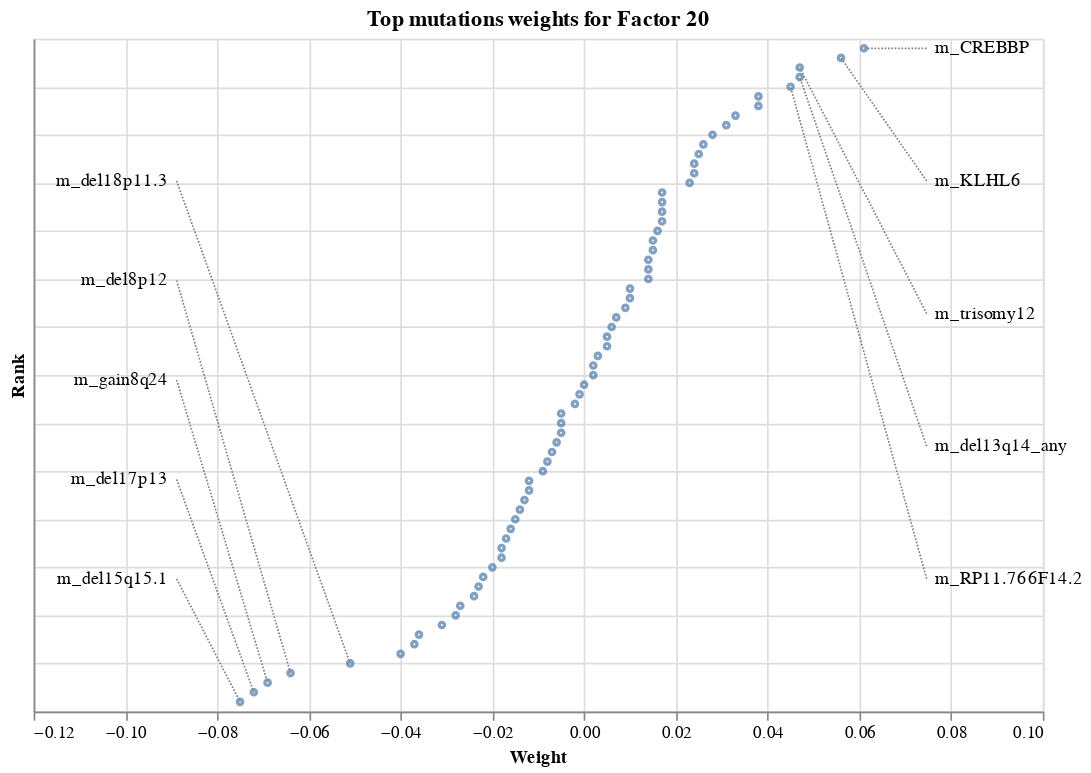

Notebook code cell kept with this figure:
### Code cell
plot_weights(model, "mutations", factor=5)

### Figure 1 — Vega specification as saved in the notebook (floating-point values rounded to 4 significant figures)
{"$schema": "https://vega.github.io/schema/vega/v5.json", "data": [{"name": "source_0", "values": [{"rank": 69, "weight": 0.061}, {"rank": 68, "weight": 0.056}, {"rank": 67, "weight": 0.047}, {"rank": 66, "weight": 0.047}, {"rank": 65, "weight": 0.045}, {"rank": 64, "weight": 0.038}, {"rank": 63, "weight": 0.038}, {"rank": 62, "weight": 0.033}, {"rank": 61, "weight": 0.031}, {"rank": 60, "weight": 0.028}, {"rank": 59, "weight": 0.026}, {"rank": 58, "weight": 0.025}, {"rank": 57, "weight": 0.024}, {"rank": 56, "weight": 0.024}, {"rank": 55, "weight": 0.023}, {"rank": 54, "weight": 0.017}, {"rank": 53, "weight": 0.017}, {"rank": 52, "weight": 0.017}, {"rank": 51, "weight": 0.017}, {"rank": 50, "weight": 0.016}, {"rank": 49, "weight": 0.015}, {"rank": 48, "weight": 0.015}, {"rank": 47, "weight": 0.014}, {"rank": 46, "weight": 0.014}, {"rank": 45, "weight": 0.014}, {"rank": 44, "weight": 0.01}, {"rank": 43, "weight": 0.01}, {"rank": 42, "weight": 0.009}, {"rank": 41, "weight": 0.007}, {"rank": 40, "weight": 0.006}, {"rank": 39, "weight": 0.005}, {"rank": 38, "weight": 0.005}, {"rank": 37, "weight": 0.003}, {"rank": 36, "weight": 0.002}, {"rank": 35, "weight": 0.002}, {"rank": 34, "weight": -0.0}, {"rank": 33, "weight": -0.001}, {"rank": 32, "weight": -0.002}, {"rank": 31, "weight": -0.005}, {"rank": 30, "weight": -0.005}, {"rank": 29, "weight": -0.005}, {"rank": 28, "weight": -0.006}, {"rank": 27, "weight": -0.007}, {"rank": 26, "weight": -0.008}, {"rank": 25, "weight": -0.009}, {"rank": 24, "weight": -0.012}, {"rank": 23, "weight": -0.012}, {"rank": 22, "weight": -0.013}, {"rank": 21, "weight": -0.014}, {"rank": 20, "weight": -0.015}, {"rank": 19, "weight": -0.016}, {"rank": 18, "weight": -0.017}, {"rank": 17, "weight": -0.018}, {"rank": 16, "weight": -0.018}, {"rank": 15, "weight": -0.02}, {"rank": 14, "weight": -0.022}, {"rank": 13, "weight": -0.023}, {"rank": 12, "weight": -0.024}, {"rank": 11, "weight": -0.027}, {"rank": 10, "weight": -0.028}, {"rank": 9, "weight": -0.031}, {"rank": 8, "weight": -0.036}, {"rank": 7, "weight": -0.037}, {"rank": 6, "weight": -0.04}, {"rank": 5, "weight": -0.051}, {"rank": 4, "weight": -0.064}, {"rank": 3, "weight": -0.069}, {"rank": 2, "weight": -0.072}, {"rank": 1, "weight": -0.075}]}, {"name": "source_1", "values": [{"feature": "m_CREBBP", "label_x": 0.07467, "label_y": 69.0}, {"feature": "m_KLHL6", "label_x": 0.07467, "label_y": 55.2}, {"feature": "m_trisomy12", "label_x": 0.07467, "label_y": 41.4}, {"feature": "m_del13q14_any", "label_x": 0.07467, "label_y": 27.6}, {"feature": "m_RP11.766F14.2", "label_x": 0.07467, "label_y": 13.8}]}, {"name": "source_2", "values": [{"feature": "m_del15q15.1", "label_x": -0.08883, "label_y": 13.8}, {"feature": "m_del17p13", "label_x": -0.08883, "label_y": 24.15}, {"feature": "m_gain8q24", "label_x": -0.08883, "label_y": 34.5}, {"feature": "m_del8p12", "label_x": -0.08883, "label_y": 44.85}, {"feature": "m_del18p11.3", "label_x": -0.08883, "label_y": 55.2}]}, {"name": "source_3", "values": [{"label_x": 0.07467, "label_y": 69.0, "rank": 69, "weight": 0.061}, {"label_x": 0.07467, "label_y": 55.2, "rank": 68, "weight": 0.056}, {"label_x": 0.07467, "label_y": 41.4, "rank": 67, "weight": 0.047}, {"label_x": 0.07467, "label_y": 27.6, "rank": 66, "weight": 0.047}, {"label_x": 0.07467, "label_y": 13.8, "rank": 65, "weight": 0.045}]}, {"name": "source_4", "values": [{"label_x": -0.08883, "label_y": 13.8, "rank": 1, "weight": -0.075}, {"label_x": -0.08883, "label_y": 24.15, "rank": 2, "weight": -0.072}, {"label_x": -0.08883, "label_y": 34.5, "rank": 3, "weight": -0.069}, {"label_x": -0.08883, "label_y": 44.85, "rank": 4, "weight": -0.064}, {"label_x": -0.08883, "label_y": 55.2, "rank": 5, "weight": -0.051}]}], "marks": [{"type": "symbol", "name": "layer_0_marks", "from": {"data": "source_0"}, "encode": {"update": {"size": {"value": 10}, "stroke": {"value": "#4c78a8"}, "opacity": {"value": 0.7}, "y": {"field": "rank", "scale": "y"}, "x": {"field": "weight", "scale": "x"}, "fill": {"value": "transparent"}}}, "style": ["point"]}, {"type": "text", "name": "layer_1_marks", "from": {"data": "source_1"}, "encode": {"update": {"x": {"field": "label_x", "scale": "x"}, "align": {"value": "left"}, "text": {"signal": "isValid(datum[\"feature\"]) ? datum[\"feature\"] : \"\"+datum[\"feature\"]"}, "dx": {"value": 5}, "fill": {"value": "black"}, "baseline": {"value": "middle"}, "y": {"field": "label_y", "scale": "y"}}}, "style": ["text"]}, {"type": "text", "name": "layer_2_marks", "from": {"data": "source_2"}, "encode": {"update": {"align": {"value": "right"}, "x": {"field": "label_x", "scale": "x"}, "fill": {"value": "black"}, "baseline": {"value": "middle"}, "text": {"signal": "isValid(datum[\"feature\"]) ? datum[\"feature\"] : \"\"+datum[\"feature\"]"}, "dx": {"value": -5}, "y": {"field": "label_y", "scale": "y"}}}, "style": ["text"]}, {"type": "rule", "name": "layer_3_marks", "from": {"data": "source_3"}, "encode": {"update": {"strokeDash": {"value": [1, 1]}, "x": {"field": "label_x", "scale": "x"}, "stroke": {"value": "gray"}, "x2": {"field": "weight", "scale": "x"}, "y": {"field": "label_y", "scale": "y"}, "y2": {"field": "rank", "scale": "y"}}}, "style": ["rule"]}, {"type": "rule", "name": "layer_4_marks", "from": {"data": "source_4"}, "encode": {"update": {"x2": {"field": "weight", "scale": "x"}, "y2": {"field": "rank", "scale": "y"}, "y": {"field": "label_y", "scale": "y"}, "strokeDash": {"value": [1, 1]}, "x": {"field": "label_x", "scale": "x"}, "stroke": {"value": "gray"}}}, "style": ["rule"]}], "scales": [{"name": "x", "type": "linear", "domain": [-0.1093, 0.09511], "range": [0, {"signal": "width"}], "zero": true, "nice": true}, {"name": "y", "type": "linear", "domain": {"fields": [{"data": "source_0", "field": "rank"}, {"data": "source_1", "field": "label_y"}, {"data": "source_2", "field": "label_y"}, {"data": "source_3", "field": "label_y"}, {"data": "source_3", "field": "rank"}, {"data": "source_4", "field": "label_y"}, {"data": "source_4", "field": "rank"}]}, "range": [{"signal": "height"}, 0], "zero": true, "nice": true}], "axes": [{"scale": "x", "orient": "bottom", "zindex": 0, "labels": false, "aria": false, "grid": true, "maxExtent": 0, "minExtent": 0, "ticks": false, "gridScale": "y", "tickCount": {"signal": "ceil(width/40)"}, "domain": false}, {"scale": "y", "ticks": false, "maxExtent": 0, "grid": true, "domain": false, "zindex": 0, "orient": "left", "tickCount": {"signal": "ceil(height/40)"}, "aria": false, "gridScale": "x", "labels": false, "minExtent": 0}, {"scale": "x", "orient": "bottom", "labelFlush": true, "labelOverlap": true, "zindex": 0, "tickCount": {"signal": "ceil(width/40)"}, "grid": false, "title": "Weight"}, {"scale": "y", "ticks": false, "labelOverlap": true, "zindex": 0, "orient": "left", "tickCount": {"signal": "ceil(height/40)"}, "grid": false, "title": "Rank", "labels": false}], "title": {"text": "Top mutations weights for Factor 20", "frame": "group"}, "padding": 5, "width": 600, "height": 400, "style": "cell", "background": "white"}
